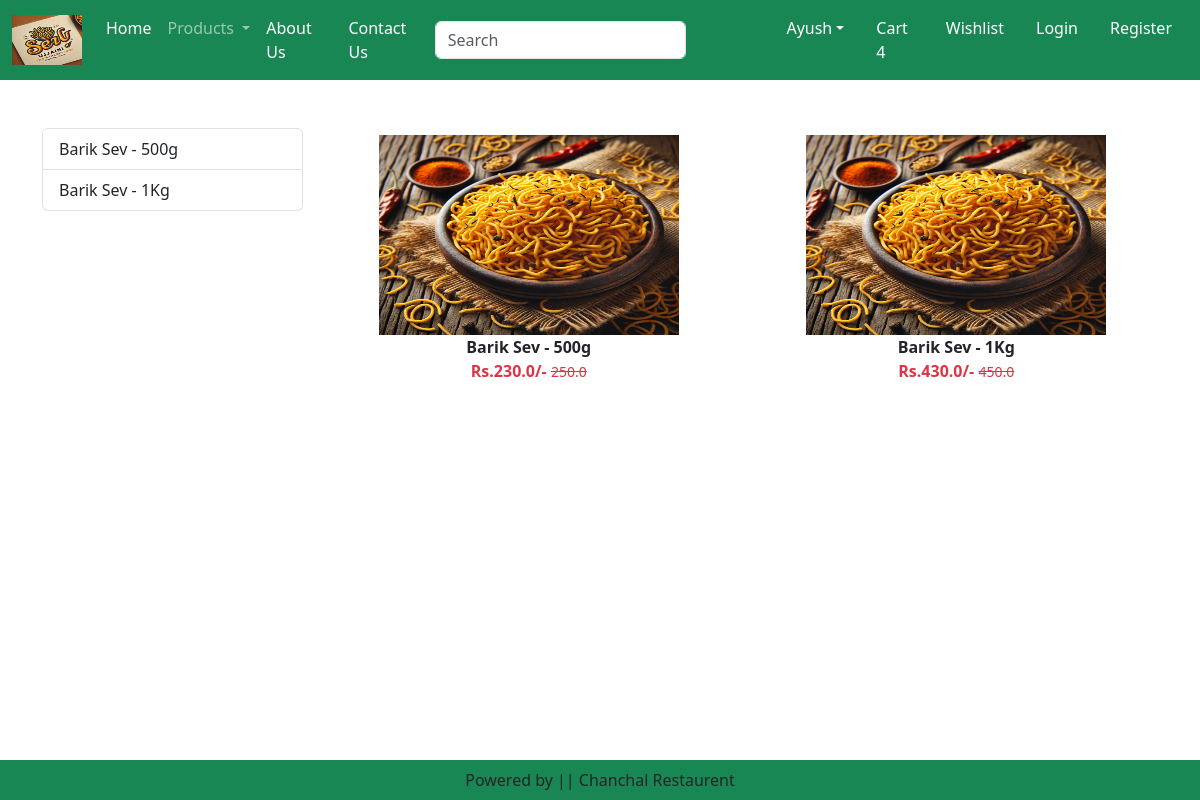
The page /category/BS on the database its author committed.
### home/models.py (models this page shows, shortened)
class Product(models.Model):
    title = models.CharField(max_length=100)
    sp = models.FloatField()
    dp = models.FloatField()
    desc = models.TextField()
    composition = models.TextField(default='')
    prodapp = models.TextField(default='')
    category = models.CharField(choices=CATEGORY_CHOICES, max_length=2)
    product_image = models.ImageField(upload_to='product')

### home/views.py (the view)
# urls.py: path('category/<slug:val>', views.CategoryView.as_view(), name='category'),
class CategoryView(View):
    def get(self, request, val):
        product = Product.objects.filter(category=val)
        title = Product.objects.filter(category=val).values('title')
        return render(request, 'home/category.html', locals())

### home/templates/home/category.html (shortened to what this page needs)
{% extends 'home/base.html' %}
{% load static %}
{% block main-content %}
    <div class="container my-5">
        <div class="row">
            <div class="col-sm-3">
                <div class="list-group">
                    {% for val in title %}
                        <a href="{% url 'category-title' val.title %}" class="list-group-item list-group-item-action" aria-current="true">{{val.title}}</a>
                    {% endfor %}
                </div>
            </div>
            <div class="col-sm-9">
                <div class="row">
                    {% for prod in product %}
                        <div class="col text-center mb-4">
                            <a href="{% url 'product-detail' prod.id %}" class="btn">
                                <div>
                                    <img src="{{ prod.product_image.url }}" width="300px" height="200px"/>
                                    <div class="fw-bold">{{prod.title}}</div>
                                    <div class="fw-bold text-danger">
                                        Rs.{{prod.dp}}/-
                                        <small class="fw-light text-decoration-line-through">{{prod.sp}}</small>
                                    </div>
                                </div>
                            </a>
                        </div>
                    {% endfor %}
                </div>
            </div>
        </div>
    </div>
{% endblock main-content %}

### rows shown on the page
Product: product_image (picture), title "Barik Sev - 500g", dp "230.0", sp "250.0"
Product: product_image (picture), title "Barik Sev - 1Kg", dp "430.0", sp "450.0"

### other values the page prints
{{ val.title }} "Barik Sev - 500g" "Barik Sev - 1Kg"
